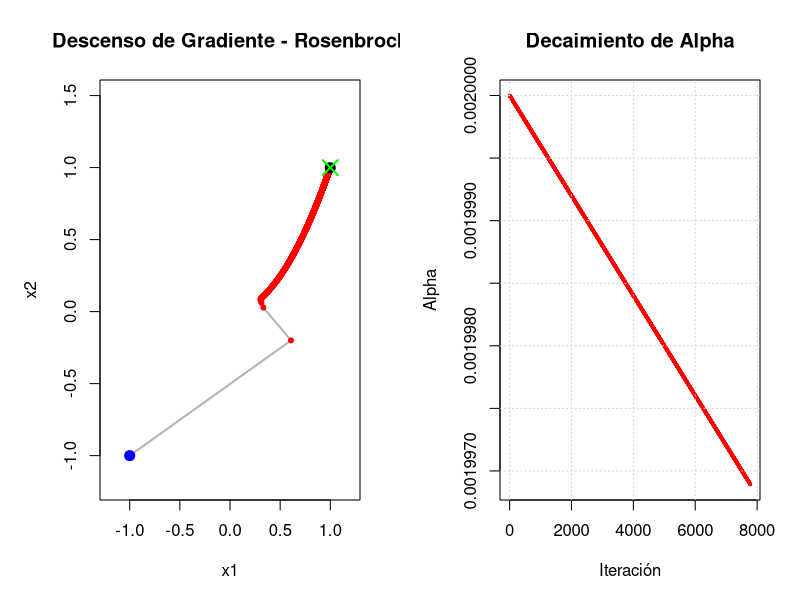

Write R code to recreate this figure.
# Función objetivo (Rosenbrock)
f <- function(x){
  (1 - x[1])^2 + 100*(x[2] - x[1]^2)^2
}

# Gradiente
f_gran <- function(x){
  dx <- -2*(1 - x[1]) - 400*x[1]*(x[2] - x[1]^2)
  dy <- 200*(x[2] - x[1]^2)
  return(c(dx, dy))
}

# Parámetros
alpha <- 0.002
gama <- alpha/10000
x <- c(-1, -1)

# Constantes
tolerancia <- 1e-6
max_inter <- 10000

# Variables de seguimiento
contador <- 0
distancia_total <- 0  # ← INICIALIZAR AQUÍ

# Vectores para guardar histórico
trayectoria_x1 <- numeric(max_inter)
trayectoria_x2 <- numeric(max_inter)
alphas <- numeric(max_inter)

# Loop principal
for (i in 1:max_inter){
  contador <- contador + 1
  
  # Calcular alpha_k
  alpha_k <- alpha / (1 + contador * gama)
  
  # Guardar datos
  trayectoria_x1[i] <- x[1]
  trayectoria_x2[i] <- x[2]
  alphas[i] <- alpha_k
  
  # Calcular nuevo punto
  x_nuevo <- x - alpha_k * f_gran(x)
  
  # Calcular distancia
  distancia_paso <- sqrt((x_nuevo[1] - x[1])^2 + (x_nuevo[2] - x[2])^2)
  distancia_total <- distancia_total + distancia_paso
  
  # Criterio de convergencia
  if(norm(f_gran(x_nuevo), "2") < tolerancia | 
     norm(x_nuevo - x, "2") < tolerancia){
    break
  }
  
  x <- x_nuevo
}

# Agregar punto final
trayectoria_x1[contador + 1] <- x[1]
trayectoria_x2[contador + 1] <- x[2]

# Recortar vectores
trayectoria_x1 <- trayectoria_x1[1:(contador + 1)]
trayectoria_x2 <- trayectoria_x2[1:(contador + 1)]
alphas <- alphas[1:contador]

# ========== GRÁFICOS ==========
par(mfrow = c(1, 2), mar = c(5, 5, 4, 2))

# Gráfico 1: Trayectoria
plot(trayectoria_x1, trayectoria_x2, 
     type = "n",  # No graficar aún
     xlim = c(-1.2, 1.2), ylim = c(-1.2, 1.5),
     xlab = "x1", ylab = "x2",
     main = "Descenso de Gradiente - Rosenbrock")

# Líneas de trayectoria
segments(trayectoria_x1[-length(trayectoria_x1)], 
         trayectoria_x2[-length(trayectoria_x2)],
         trayectoria_x1[-1], 
         trayectoria_x2[-1], 
         col = "gray70", lwd = 2)

# Puntos
points(trayectoria_x1, trayectoria_x2, pch = 20, col = "red", cex = 1)
points(trayectoria_x1[1], trayectoria_x2[1], pch = 20, col = "blue", cex = 2)
points(trayectoria_x1[length(trayectoria_x1)], 
       trayectoria_x2[length(trayectoria_x2)], 
       pch = 20, col = "black", cex = 2)

# Punto óptimo teórico (1, 1)
points(1, 1, pch = 4, col = "green", cex = 2, lwd = 2)

# Gráfico 2: Alpha vs Iteraciones
plot(1:contador, alphas, 
     type = "l", col = "blue", lwd = 2,
     xlab = "Iteración", ylab = "Alpha",
     main = "Decaimiento de Alpha")

points(1:contador, alphas, pch = 20, col = "red", cex = 0.5)

grid()

# Resultados
cat("El número de iteraciones necesarias es:", contador, "\n")
cat("El valor de alpha inicial:", alpha, "\n")
cat("El valor de alpha final:", alphas[contador], "\n")
cat("El punto mínimo encontrado es: (", x[1], ",", x[2], ")\n")
cat("El valor de la función en ese punto es:", f(x), "\n")
cat("Distancia total recorrida:", distancia_total, "\n")